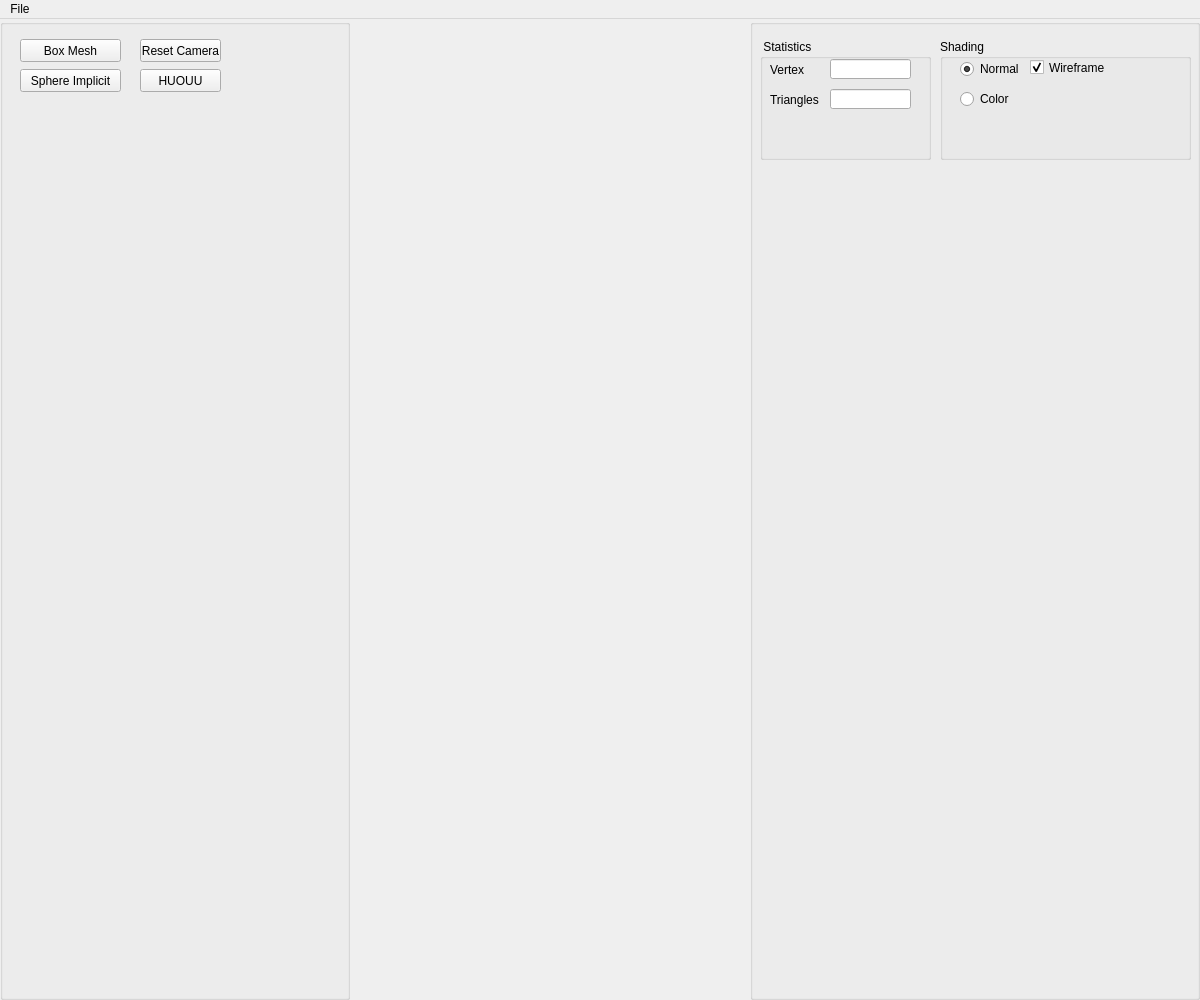
<?xml version="1.0" encoding="UTF-8"?>
<ui version="4.0">
 <class>Assets</class>
 <widget class="QMainWindow" name="Assets">
  <property name="geometry">
   <rect>
    <x>0</x>
    <y>0</y>
    <width>1200</width>
    <height>1000</height>
   </rect>
  </property>
  <property name="minimumSize">
   <size>
    <width>420</width>
    <height>300</height>
   </size>
  </property>
  <property name="windowTitle">
   <string>Implicit Terrain</string>
  </property>
  <widget class="QWidget" name="centralwidget">
   <layout class="QHBoxLayout">
    <property name="spacing">
     <number>0</number>
    </property>
    <property name="leftMargin">
     <number>0</number>
    </property>
    <property name="topMargin">
     <number>0</number>
    </property>
    <property name="rightMargin">
     <number>0</number>
    </property>
    <property name="bottomMargin">
     <number>0</number>
    </property>
    <item>
     <widget class="QGroupBox" name="Objects_groupBox">
      <property name="enabled">
       <bool>true</bool>
      </property>
      <property name="sizePolicy">
       <sizepolicy hsizetype="Fixed" vsizetype="Minimum">
        <horstretch>0</horstretch>
        <verstretch>0</verstretch>
       </sizepolicy>
      </property>
      <property name="minimumSize">
       <size>
        <width>350</width>
        <height>250</height>
       </size>
      </property>
      <property name="title">
       <string/>
      </property>
      <widget class="QPushButton" name="boxMesh">
       <property name="geometry">
        <rect>
         <x>20</x>
         <y>20</y>
         <width>101</width>
         <height>23</height>
        </rect>
       </property>
       <property name="toolTip">
        <string>&lt;!DOCTYPE HTML PUBLIC &quot;-//W3C//DTD HTML 4.0//EN&quot; &quot;http://www.w3.org/TR/REC-html40/strict.dtd&quot;&gt;
&lt;html&gt;&lt;head&gt;&lt;meta name=&quot;qrichtext&quot; content=&quot;1&quot; /&gt;&lt;style type=&quot;text/css&quot;&gt;
p, li { white-space: pre-wrap; }
&lt;/style&gt;&lt;/head&gt;&lt;body style=&quot; font-family:'MS Shell Dlg 2'; font-size:8pt; font-weight:400; font-style:normal;&quot;&gt;
&lt;p style=&quot; margin-top:0px; margin-bottom:0px; margin-left:0px; margin-right:0px; -qt-block-indent:0; text-indent:0px;&quot;&gt;&lt;span style=&quot; color:#5500ff;&quot;&gt;Callback #01&lt;/span&gt;&lt;/p&gt;
&lt;p style=&quot; margin-top:0px; margin-bottom:0px; margin-left:0px; margin-right:0px; -qt-block-indent:0; text-indent:0px;&quot;&gt;&lt;span style=&quot; font-style:italic; color:#aa00ff;&quot;&gt;Create Eurographics 1996 Bear&lt;/span&gt;&lt;/p&gt;&lt;/body&gt;&lt;/html&gt;</string>
       </property>
       <property name="text">
        <string>Box Mesh</string>
       </property>
       <property name="checkable">
        <bool>false</bool>
       </property>
      </widget>
      <widget class="QPushButton" name="resetcameraButton">
       <property name="geometry">
        <rect>
         <x>140</x>
         <y>20</y>
         <width>81</width>
         <height>23</height>
        </rect>
       </property>
       <property name="toolTip">
        <string>&lt;html&gt;&lt;head/&gt;&lt;body&gt;&lt;p&gt;&lt;span style=&quot; color:#5500ff;&quot;&gt;Callback #03&lt;/span&gt;&lt;/p&gt;&lt;p&gt;&lt;span style=&quot; font-style:italic; color:#aa00ff;&quot;&gt;Create Eurographics 1996 Bird&lt;/span&gt;&lt;/p&gt;&lt;/body&gt;&lt;/html&gt;</string>
       </property>
       <property name="text">
        <string>Reset Camera</string>
       </property>
       <property name="checkable">
        <bool>true</bool>
       </property>
       <property name="autoDefault">
        <bool>false</bool>
       </property>
       <property name="default">
        <bool>false</bool>
       </property>
       <property name="flat">
        <bool>false</bool>
       </property>
      </widget>
      <widget class="QPushButton" name="sphereImplicit">
       <property name="geometry">
        <rect>
         <x>20</x>
         <y>50</y>
         <width>101</width>
         <height>23</height>
        </rect>
       </property>
       <property name="toolTip">
        <string>&lt;!DOCTYPE HTML PUBLIC &quot;-//W3C//DTD HTML 4.0//EN&quot; &quot;http://www.w3.org/TR/REC-html40/strict.dtd&quot;&gt;
&lt;html&gt;&lt;head&gt;&lt;meta name=&quot;qrichtext&quot; content=&quot;1&quot; /&gt;&lt;style type=&quot;text/css&quot;&gt;
p, li { white-space: pre-wrap; }
&lt;/style&gt;&lt;/head&gt;&lt;body style=&quot; font-family:'MS Shell Dlg 2'; font-size:8pt; font-weight:400; font-style:normal;&quot;&gt;
&lt;p style=&quot; margin-top:0px; margin-bottom:0px; margin-left:0px; margin-right:0px; -qt-block-indent:0; text-indent:0px;&quot;&gt;&lt;span style=&quot; color:#5500ff;&quot;&gt;Callback #01&lt;/span&gt;&lt;/p&gt;
&lt;p style=&quot; margin-top:0px; margin-bottom:0px; margin-left:0px; margin-right:0px; -qt-block-indent:0; text-indent:0px;&quot;&gt;&lt;span style=&quot; font-style:italic; color:#aa00ff;&quot;&gt;Create Eurographics 1996 Bear&lt;/span&gt;&lt;/p&gt;&lt;/body&gt;&lt;/html&gt;</string>
       </property>
       <property name="text">
        <string>Sphere Implicit</string>
       </property>
       <property name="checkable">
        <bool>false</bool>
       </property>
      </widget>
      <widget class="QPushButton" name="Ugly_Test">
       <property name="enabled">
        <bool>true</bool>
       </property>
       <property name="geometry">
        <rect>
         <x>140</x>
         <y>50</y>
         <width>81</width>
         <height>23</height>
        </rect>
       </property>
       <property name="toolTip">
        <string>&lt;!DOCTYPE HTML PUBLIC &quot;-//W3C//DTD HTML 4.0//EN&quot; &quot;http://www.w3.org/TR/REC-html40/strict.dtd&quot;&gt;
&lt;html&gt;&lt;head&gt;&lt;meta name=&quot;qrichtext&quot; content=&quot;1&quot; /&gt;&lt;style type=&quot;text/css&quot;&gt;
p, li { white-space: pre-wrap; }
&lt;/style&gt;&lt;/head&gt;&lt;body style=&quot; font-family:'MS Shell Dlg 2'; font-size:8pt; font-weight:400; font-style:normal;&quot;&gt;
&lt;p style=&quot; margin-top:0px; margin-bottom:0px; margin-left:0px; margin-right:0px; -qt-block-indent:0; text-indent:0px;&quot;&gt;&lt;span style=&quot; color:#5500ff;&quot;&gt;Callback #01&lt;/span&gt;&lt;/p&gt;
&lt;p style=&quot; margin-top:0px; margin-bottom:0px; margin-left:0px; margin-right:0px; -qt-block-indent:0; text-indent:0px;&quot;&gt;&lt;span style=&quot; font-style:italic; color:#aa00ff;&quot;&gt;Create Eurographics 1996 Bear&lt;/span&gt;&lt;/p&gt;&lt;/body&gt;&lt;/html&gt;</string>
       </property>
       <property name="text">
        <string>HUOUU</string>
       </property>
       <property name="checkable">
        <bool>false</bool>
       </property>
      </widget>
     </widget>
    </item>
    <item>
     <widget class="QWidget" name="widget_GL" native="true"/>
    </item>
    <item>
     <widget class="QGroupBox" name="Parameters_groupBox">
      <property name="sizePolicy">
       <sizepolicy hsizetype="Maximum" vsizetype="Minimum">
        <horstretch>0</horstretch>
        <verstretch>0</verstretch>
       </sizepolicy>
      </property>
      <property name="minimumSize">
       <size>
        <width>450</width>
        <height>141</height>
       </size>
      </property>
      <property name="title">
       <string/>
      </property>
      <widget class="QGroupBox" name="groupBox_4">
       <property name="geometry">
        <rect>
         <x>10</x>
         <y>20</y>
         <width>171</width>
         <height>121</height>
        </rect>
       </property>
       <property name="title">
        <string> Statistics</string>
       </property>
       <widget class="QLabel" name="label_2">
        <property name="geometry">
         <rect>
          <x>10</x>
          <y>20</y>
          <width>61</width>
          <height>21</height>
         </rect>
        </property>
        <property name="text">
         <string>Vertex</string>
        </property>
       </widget>
       <widget class="QLineEdit" name="lineEdit_2">
        <property name="geometry">
         <rect>
          <x>70</x>
          <y>50</y>
          <width>81</width>
          <height>20</height>
         </rect>
        </property>
        <property name="alignment">
         <set>Qt::AlignRight|Qt::AlignTrailing|Qt::AlignVCenter</set>
        </property>
       </widget>
       <widget class="QLabel" name="label_3">
        <property name="geometry">
         <rect>
          <x>10</x>
          <y>50</y>
          <width>61</width>
          <height>21</height>
         </rect>
        </property>
        <property name="text">
         <string>Triangles</string>
        </property>
       </widget>
       <widget class="QLineEdit" name="lineEdit">
        <property name="geometry">
         <rect>
          <x>70</x>
          <y>20</y>
          <width>81</width>
          <height>20</height>
         </rect>
        </property>
        <property name="text">
         <string/>
        </property>
        <property name="alignment">
         <set>Qt::AlignRight|Qt::AlignTrailing|Qt::AlignVCenter</set>
        </property>
       </widget>
      </widget>
      <widget class="QGroupBox" name="groupBox_13">
       <property name="geometry">
        <rect>
         <x>190</x>
         <y>20</y>
         <width>251</width>
         <height>121</height>
        </rect>
       </property>
       <property name="title">
        <string>Shading</string>
       </property>
       <widget class="QRadioButton" name="radioShadingButton_1">
        <property name="geometry">
         <rect>
          <x>20</x>
          <y>20</y>
          <width>61</width>
          <height>20</height>
         </rect>
        </property>
        <property name="text">
         <string>Normal</string>
        </property>
        <property name="checked">
         <bool>true</bool>
        </property>
       </widget>
       <widget class="QCheckBox" name="wireframe">
        <property name="geometry">
         <rect>
          <x>90</x>
          <y>20</y>
          <width>81</width>
          <height>17</height>
         </rect>
        </property>
        <property name="text">
         <string>Wireframe</string>
        </property>
        <property name="checked">
         <bool>true</bool>
        </property>
       </widget>
       <widget class="QRadioButton" name="radioShadingButton_2">
        <property name="geometry">
         <rect>
          <x>20</x>
          <y>50</y>
          <width>61</width>
          <height>20</height>
         </rect>
        </property>
        <property name="text">
         <string>Color</string>
        </property>
        <property name="checked">
         <bool>false</bool>
        </property>
       </widget>
      </widget>
     </widget>
    </item>
   </layout>
  </widget>
  <widget class="QMenuBar" name="menubar">
   <property name="geometry">
    <rect>
     <x>0</x>
     <y>0</y>
     <width>1200</width>
     <height>22</height>
    </rect>
   </property>
   <widget class="QMenu" name="menuFile">
    <property name="title">
     <string>File</string>
    </property>
   </widget>
   <addaction name="menuFile"/>
  </widget>
  <action name="actionExit">
   <property name="text">
    <string>Exit</string>
   </property>
   <property name="shortcut">
    <string>Esc</string>
   </property>
  </action>
  <action name="actionNew_Scene">
   <property name="text">
    <string>New Scene</string>
   </property>
  </action>
  <action name="actionExport_obj">
   <property name="text">
    <string>OBJ File (.obj)</string>
   </property>
  </action>
  <action name="actionExport_ma">
   <property name="text">
    <string>Maya File (.ma)</string>
   </property>
  </action>
  <action name="actionLoad_ma">
   <property name="text">
    <string>Load</string>
   </property>
  </action>
  <action name="actionGL">
   <property name="text">
    <string>GL</string>
   </property>
  </action>
  <action name="actionVectorized">
   <property name="text">
    <string>Vectorized</string>
   </property>
  </action>
  <action name="actionExport_svg">
   <property name="text">
    <string>SVG File (.svg)</string>
   </property>
  </action>
  <action name="actionSphere_Tracing_png">
   <property name="text">
    <string>Sphere Tracing (.png)</string>
   </property>
  </action>
 </widget>
 <resources/>
 <connections/>
</ui>
